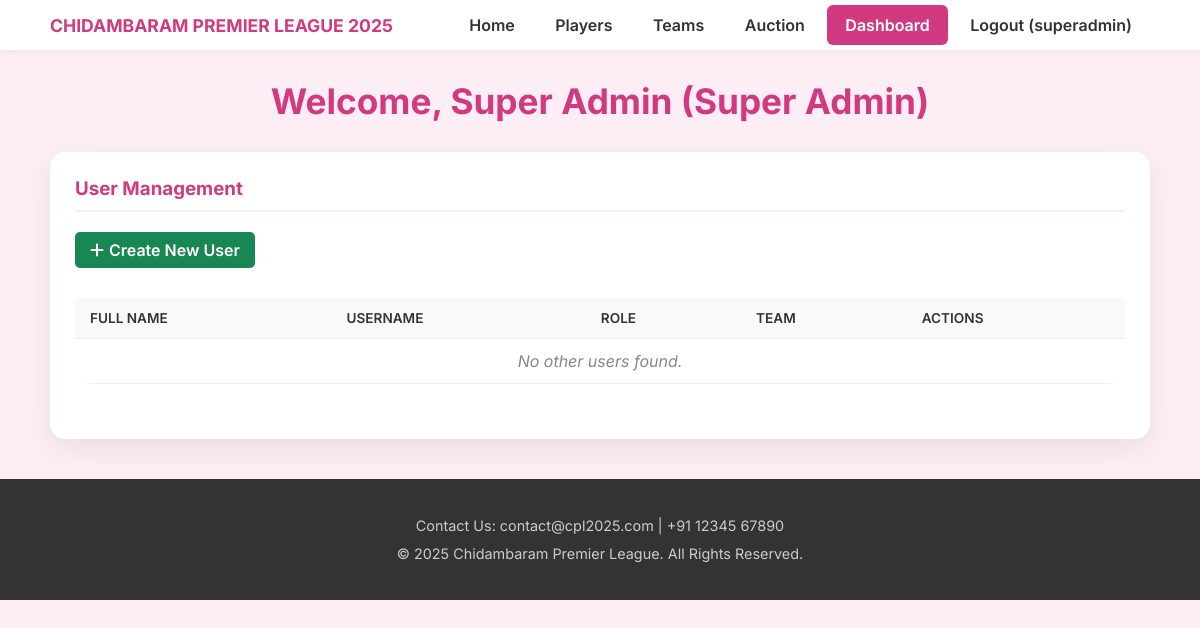
The page /dashboard (signed in) on the database its author committed.
### models.py (models this page shows, shortened)
class User(db.Model, UserMixin):
    id = Column(Integer, primary_key=True)
    full_name = Column(String(100), nullable=False)
    username = Column(String(50), unique=True, nullable=False)
    password_hash = Column(String(256), nullable=False)
    role = Column(String(20), nullable=False, default='Captain') # 'Super Admin', 'Admin', 'Captain'
    team_id = Column(Integer, ForeignKey('team.id'), nullable=True)
    team = relationship('Team', back_populates='captain')

### app.py (the view)
@app.route('/dashboard')
@login_required
@role_required(['Admin']) # Only Admins/Super Admins allowed
def dashboard():
    all_users = []
    if current_user.role == 'Super Admin':
        all_users = User.query.filter(User.id != current_user.id).order_by(User.role, User.full_name).all()
    return render_template('dashboard.html', active_page='dashboard', all_users=all_users)

### app.py (called while the page is built)
@login_manager.user_loader
def load_user(user_id):
    return User.query.get(int(user_id))

def role_required(role_names):
    if not isinstance(role_names, list): role_names = [role_names]
    def decorator(f):
        @wraps(f)
        def decorated_function(*args, **kwargs):
            if not current_user.is_authenticated: return login_manager.unauthorized()
            if current_user.role != 'Super Admin' and current_user.role not in role_names:
                flash('You do not have permission to access this page.', 'error'); return redirect(url_for('dashboard')) # Redirect to dashboard for permission errors
            return f(*args, **kwargs)
        return decorated_function
    return decorator

### templates/dashboard.html (shortened to what this page needs)
{% extends "layout.html" %}
{% set active_page = 'dashboard' %}
{% block content %}
<div class="main-container">
    <h2 class="page-title">Welcome, {{ current_user.full_name }} ({{ current_user.role }})</h2>
    {% if current_user.role == 'Super Admin' %}
    <div class="dashboard-card">
        <h3>User Management</h3>
        <a href="{{ url_for('create_user') }}" class="btn create-user-btn" style="margin-bottom: 15px;"><i class="fas fa-plus"></i> Create New User</a>
        <div class="table-container" style="box-shadow: none;">
            <table class="user-management-table">
                <thead>
                    <tr>
                        <th>Full Name</th>
                        <th>Username</th>
                        <th>Role</th>
                        <th>Team</th>
                        <th>Actions</th>
                    </tr>
                </thead>
                <tbody>
                    {% for user in all_users %}
                    <tr>
                        <td>{{ user.full_name }}</td>
                        <td>{{ user.username }}</td>
                        <td>{{ user.role }}</td>
                        <td>{{ user.team.team_name if user.team else '-' }}</td>
                        <td>
                             <a href="{{ url_for('edit_user', user_id=user.id) }}" class="edit-btn">
                                <i class="fas fa-edit"></i> Edit
                            </a>
                            <form method="POST" action="{{ url_for('delete_user', user_id=user.id) }}"
                                  onsubmit="return confirm('Are you sure you want to delete user {{ user.username }}? This cannot be undone.');"
                                  style="display: inline;">
                                <button type="submit" class="delete-btn">
                                    <i class="fas fa-trash"></i> Delete
                                </button>
                            </form>
                        </td>
                    </tr>
                    {% else %}
                    <tr>
                        <td colspan="5" style="text-align: center; font-style: italic; color: #888;">No other users found.</td>
                    </tr>
                    {% endfor %}
                </tbody>
            </table>
        </div>
    </div>
    {% endif %}
</div>
{% endblock %}

### templates/layout.html (shortened to what this page needs)
<!DOCTYPE html>
<html lang="en">
<head>
    <link rel="stylesheet" href="https://cdnjs.cloudflare.com/ajax/libs/font-awesome/6.5.1/css/all.min.css" />
    <link rel="stylesheet" href="{{ url_for('static', filename='style.css') }}">
</head>
<body>
    <nav>
        <div class="nav-container">
            <a href="{{ url_for('home') }}" class="nav-title">Chidambaram Premier League 2025</a>
            <ul>
                <li><a href="{{ url_for('home') }}" class="{{ 'active' if active_page == 'home' else '' }}">Home</a></li>
                {% if current_user.is_authenticated %}
                    <li><a href="{{ url_for('players') }}" class="{{ 'active' if active_page == 'players' else '' }}">Players</a></li>
                    <li><a href="{{ url_for('teams') }}" class="{{ 'active' if active_page == 'teams' else '' }}">Teams</a></li>
                    {% if current_user.role != 'Captain' %}
                    <li><a href="{{ url_for('auctions') }}" class="{{ 'active' if active_page == 'auctions' else '' }}">Auction</a></li>
                    <li><a href="{{ url_for('dashboard') }}" class="{{ 'active' if active_page == 'dashboard' else '' }}">Dashboard</a></li>
                    {% endif %}
                    <li><a href="{{ url_for('logout') }}">Logout ({{ current_user.username }})</a></li>
                {% endif %}
            </ul>
        </div>
    </nav>
    {% block content %}{% endblock %}
    <footer style="margin-top: 40px;">
        <p>Contact Us: contact@cpl2025.com | +91 12345 67890</p>
        <p>&copy; 2025 Chidambaram Premier League. All Rights Reserved.</p>
    </footer>
</body>
</html>

### static/style.css (style rules this page uses)
body { font-family: 'Inter', Arial, sans-serif; margin: 0; padding: 0; background-color: #fdeef5; color: #333; }
.main-container { max-width: 1100px; margin: 0 auto; padding: 0 20px; }
h1, h2, h3 { color: #333; }
nav { background-color: #ffffff; padding: 5px 0; box-shadow: 0 2px 10px rgba(0,0,0,0.06); position: sticky; top: 0; z-index: 1000; transition: box-shadow 0.3s ease; }
.nav-container { max-width: 1100px; margin: 0 auto; padding: 0 20px; display: flex; justify-content: space-between; align-items: center; }
.nav-title { font-size: 1.1rem; font-weight: 700; color: #d13a80; text-decoration: none; text-transform: uppercase; }
nav ul { list-style-type: none; margin: 0; padding: 0; }
nav ul li { display: inline-block; }
nav ul li a { display: block; color: #333; text-decoration: none; padding: 10px 18px; font-weight: 600; border-radius: 6px; transition: all 0.3s ease; }
nav ul li a.active { background-color: #d13a80; color: white; }
footer { background-color: #333; color: #ccc; text-align: center; padding: 30px 20px; font-size: 0.9rem; line-height: 1.6; }
footer p { margin: 5px 0; }
.page-title { text-align: center; color: #d13a80; font-size: 2.2rem; font-weight: 700; margin: 30px 0; }
.table-container { background: #ffffff; border-radius: 15px; box-shadow: 0 10px 30px rgba(0,0,0,0.07); overflow: hidden; margin-bottom: 30px; }
.dashboard-card { background: #ffffff; border-radius: 15px; box-shadow: 0 10px 30px rgba(0,0,0,0.07); padding: 25px; }
.dashboard-card h3 { margin-top: 0; margin-bottom: 20px; color: #d13a80; border-bottom: 2px solid #fcebf2; padding-bottom: 10px; }
.user-management-table { width: 100%; margin-top: 15px; border-collapse: collapse; }
.user-management-table th, .user-management-table td { padding: 12px 15px; text-align: left; border-bottom: 1px solid #f0f0f0; vertical-align: middle; }
.user-management-table thead tr { background-color: #f8f9fa; color: #333; font-size: 0.85rem; text-transform: uppercase; }
.user-management-table th { font-weight: 600; }
.user-management-table td:last-child { width: 150px; text-align: center; }
.create-user-btn { background-color: #198754; color: white; border: none; padding: 8px 15px; border-radius: 5px; text-decoration: none; display: inline-flex; align-items: center; gap: 5px; font-weight: 600; transition: background-color 0.2s ease; }

### rows shown on the page
User: username "superadmin", full_name "Super Admin", role "Super Admin"
